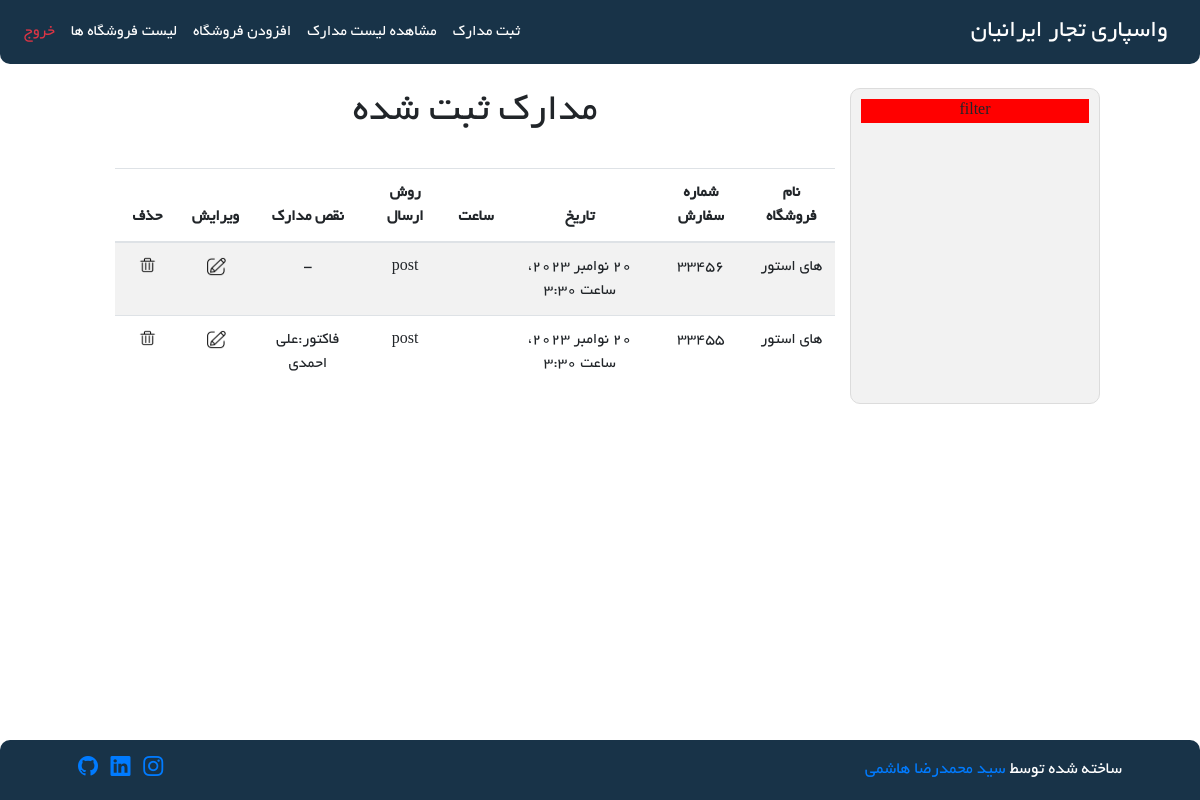
Screenshot of /Order/show-orders (signed in) with the database file from the repository.
### Order/models.py (models this page shows)
class Order(models.Model):
    store = models.ForeignKey(Store, on_delete=models.CASCADE)
    order_number = models.TextField(blank=True, null=True)
    shipping_methods = (
        ("post", "پست"),
        ("tipax", "تیپاکس"),
        ("delivery", "پیک موتوری"),
    )
    shipping_method = models.CharField(max_length=20, choices=shipping_methods, null=True, blank=True)
    date = models.DateTimeField(default=timezone.now, null=True)
    document_defects = models.CharField(max_length=200, blank=True, null=True)

### Store/models.py (models this page shows, shortened)
class Store(models.Model):
    store_name = models.CharField(max_length=100)
    is_active = models.BooleanField(default=True)
    class Meta:
        db_table = 'Store'

### Order/views.py (the view)
# urls.py: path('show-orders', views.show_order, name='show-orders'),
@login_required
def show_order(request):
    orders = Order.objects.all()
    context = {
        'orders': orders
    }
    return render(request, 'Order/show-orders.html', context)

### Order/templates/Order/show-orders.html (shortened to what this page needs)
{% extends 'base/layout.html' %}
{% load static %}
{% block header-link %}
    <link rel="stylesheet" href="{% static 'css/Order/show-orders.css' %}"/>
{% endblock %}
{% block mian %}
    <div class="row">
        <div class="col-md-3 text-center action_box">
            <div style="background-color: red">
                filter
            </div>
        </div>
        <br/>
        <br/>
        <div class="col-md-9 text-center">
            <h1>مدارک ثبت شده</h1>
            <br/>
            <div class="row">
                <div class="col-12">
                    <div class="table-responsive">
                        <table class="table table-striped">
                            <thead>
                                <tr>
                                    <th>نام فروشگاه</th>
                                    <th>شماره سفارش</th>
                                    <th>تاریخ</th>
                                    <th>ساعت</th>
                                    <th>روش ارسال</th>
                                    <th>نقص مدارک</th>
                                    <th>ویرایش</th>
                                    <th>حذف</th>
                                </tr>
                            </thead>
                            <tbody>
                                {% for order in orders %}
                                    <tr>
                                        <td>{{ order.store.store_name }}</td>
                                        <td>{{ order.order_number }}</td>
                                        <td>{{ order.date }}</td>
                                        <td>{{ order.time }}</td>
                                        <td>{{ order.shipping_method }}</td>
                                        {% if order.document_defects %}
                                            <td>{{ order.document_defects }}</td>
                                        {% else %}
                                            <td>-</td>
                                        {% endif %}
                                        <td>
                                            <a href="{% url 'update_order' order_id=order.id %}">
                                                <img class="icon" src="{% static 'Order/image/edit-icon.png' %}" />
                                            </a>
                                        </td>
                                        <td>
                                            <a href="{% url 'delete_order' order_id=order.id %}">
                                                <img class="icon" src="{% static 'Order/image/delete-icon.png' %}"/>
                                            </a>
                                        </td>
                                    </tr>
                                {% endfor %}
                            </tbody>
                        </table>
                    </div>
                </div>
            </div>
        </div>
    </div>
{% endblock %}

### static/css/base/layout-style.css (style rules this page uses)
body { direction: rtl; font-family: 'Yekan'; }
.action_box { background-color: rgba(247, 247, 247, 0.822); padding: 10px; border-radius: 10px; border:1px solid gainsboro ; }

### Order/static/css/Order/show-orders.css (style rules this page uses)
.action_box { background-color: rgba(241, 241, 241, 0.89); padding: 10px; border-radius: 10px; border:1px solid gainsboro ; }
.icon { width: 50%; }

### rows the page displays
Order: store.store_name "های استور", order_number "33456", date "20 نوامبر 2023، ساعت 3:30", shipping_method "post"
Order: store.store_name "های استور", order_number "33455", date "20 نوامبر 2023، ساعت 3:30", shipping_method "post", document_defects "فاکتور:علی احمدی"
